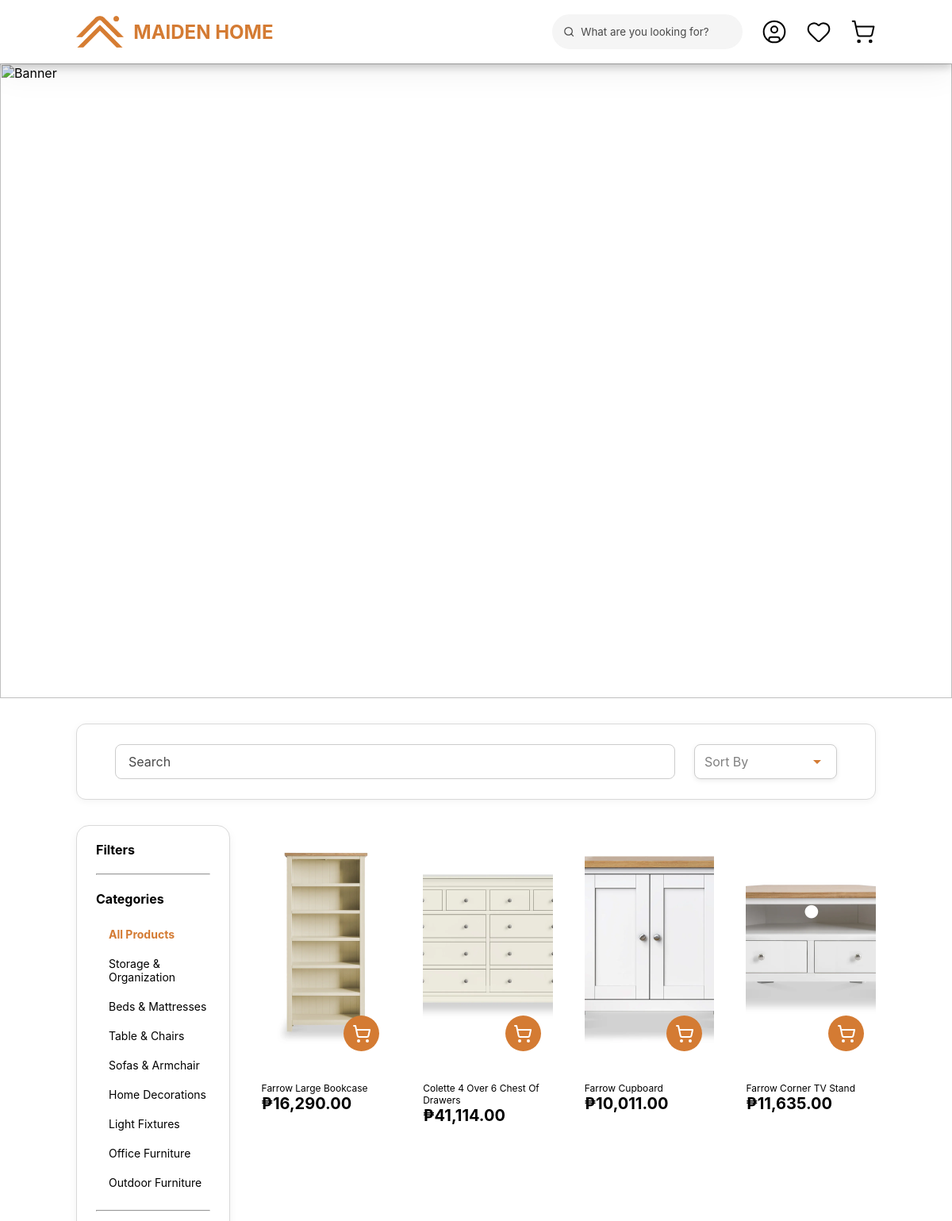
The app's page /product/index.php (upper part) with its own data.
### tables this page shows
CREATE TABLE `category` (
  `category_id` int(10) NOT NULL,
  `category_name` varchar(255) NOT NULL
);

CREATE TABLE `products` (
  `product_id` int(11) NOT NULL,
  `product_name` varchar(40) NOT NULL,
  `price` decimal(10,2) NOT NULL,
  `stocks` int(11) NOT NULL,
  `product_img` varchar(255) NOT NULL,
  `product_img2` varchar(255) NOT NULL,
  `product_img3` varchar(255) NOT NULL,
  `product_img4` varchar(255) NOT NULL,
  `product_img5` varchar(255) NOT NULL,
  `product_img_hover` varchar(255) NOT NULL,
  `category_id` int(10) NOT NULL,
  `category_name` varchar(255) NOT NULL,
  `sub_id` int(11) NOT NULL,
  `sub_name` varchar(255) NOT NULL,
  `product_description` text NOT NULL,
  `size1` varchar(255) NOT NULL,
  `size2` varchar(255) NOT NULL,
  `size3` varchar(255) NOT NULL,
  `mat1` varchar(255) NOT NULL,
  `mat2` varchar(255) NOT NULL,
  `mat3` varchar(255) NOT NULL,
  `color1` varchar(255) NOT NULL,
  `color2` varchar(255) NOT NULL,
  `color3` varchar(255) NOT NULL,
  `color1_img` varchar(255) NOT NULL,
  `color2_img` varchar(255) NOT NULL,
  `color3_img` varchar(255) NOT NULL,
  `created_at` timestamp NOT NULL DEFAULT current_timestamp()
);

### product/index.php (the view, shortened to what this page needs)
<?php
include "../includes/db.php";
$limit = 20;
$page = isset($_GET['page']) ? (int)$_GET['page'] : 1;
$offset = ($page - 1) * $limit;
$where = "";
$order_by = "p.product_id ASC";
$sql = "SELECT p.*, c.category_name, s.sub_name
        FROM products p
        JOIN category c ON p.category_id = c.category_id
        JOIN sub_category s ON p.sub_id = s.sub_id
        $where
        ORDER BY $order_by
        LIMIT $limit OFFSET $offset";
$result = mysqli_query($conn, $sql);
?>
<html>
<head>
    <link rel="stylesheet" href="product.css">
    <link rel="stylesheet" href="../css/scroll.css">
    <link rel="stylesheet" href="../css/nav-bar.css">
    <link rel="stylesheet" href="../css/footer.css">
    <link rel="stylesheet" href="../css/all.css">
</head>
<?php include "../includes/nav-bar.php" ?>
<body>
    <section class="category-banner">
        <img src="../assets/Banner.png" alt="Banner">
    </section>
    <section class="search-section">
        <div class="search-container">
            <form class="search-products">
                <input type="search" placeholder="Search">
            </form>
            <section class="sort-section">
                <select class="sort-by" onchange="location = this.value;">
                    <option value="">Sort By</option>
                </select>
            </section>
        </div>
    </section>
    <section class='grid'>
        <section class="filter">
            <div class="filter-area">
                <div class="filter-buttons">
                    <b>Filters</b>
                    <hr>
                    <b>Categories</b>
                    <ul style="padding-left: 16px;">
                        <?php
                        $activeCategory = null;
                        echo '<li><a class="'.(is_null($activeCategory) ? 'active-category' : 'category-link').'" href="../product">All Products</a></li>';
                        $cat_result = mysqli_query($conn, "SELECT * FROM category ORDER BY category_id ASC");
                        while ($cat = mysqli_fetch_assoc($cat_result)) {
                            $active = ($cat['category_id'] == $activeCategory) ? 'class="active-category"' : 'class="category-link"';
                            echo '<li><a '.$active.' href="?category_id=' . $cat['category_id'] . '">' . htmlspecialchars($cat['category_name']) . '</a></li>';
                        }
                        ?>
                    </ul>
                    <hr>
                </div>
            </div>
        </section>
        <section class="product-grid">
            <?php if (mysqli_num_rows($result) > 0): ?>
                <?php while ($row = mysqli_fetch_assoc($result)): ?>
                    <div class="product-card">
                        <div class="img-container">
                            <a href="../product-details/?product_id=<?= $row['product_id']; ?>">
                                <img src="../assets/PRODUCTS/<?= htmlspecialchars($row['product_img']); ?>" class="default-img">
                            </a>
                            <button class="add-btn">
                            </button>
                        </div>
                        <div class="product-info">
                            <p><?= htmlspecialchars($row['product_name']); ?></p>
                            <b>₱<?= number_format($row['price'], 2); ?></b>
                        </div>
                    </div>
                <?php endwhile; ?>
            <?php else: ?>
                <p>No products found in this category.</p>
            <?php endif; ?>
        </section>
    </section>
</body>
</html>

### product/product.css (style rules this page uses)
.category-banner { width: 100%; overflow: hidden; }
.category-banner img { width: 100%; object-fit: cover; }
.search-section { padding: 4vh 8vw; display: flex; justify-content: center; }
.search-container { display: flex; align-items: center; gap: 24px; padding: 0 4vw; width: 100%; height: 12vh; border: #d9d9d9 1px solid; border-radius: 12px; background: #fff; box-shadow: 0 2px 10px rgba(0,0,0,0.05); transition: .3s ease; }
.search-products { width: 100%; display: flex; align-items: center; gap: 10px; }
.search-products input { height: 44px; padding: 12px 16px; border-radius: 8px; border: 1px solid #ccc; font-size: 1rem; outline: none; transition: .3s ease; width: 100%; }
.grid { display: grid; grid-template-columns: 0.5fr 2fr; padding: 0 8vw; gap: 40px; }
.filter { padding: 20px 24px; border: #d9d9d9 solid 1px; border-radius: 16px; background: #fff; box-shadow: 0 4px 12px rgba(0,0,0,0.05); transition: .3s ease; }
.filter-buttons { display: flex; flex-direction: column; gap: 20px; }
.filter-buttons ul { display: flex; flex-direction: column; gap: 8px; }
.filter-buttons li { list-style-type: none; font-size: 14px; padding: 6px 0; transition: .3s ease; }
.filter-buttons a { text-decoration: none; transition: .3s ease; }
.sort-section { display: grid; grid-column: 1/5; }
.sort-by { color: grey; margin-left: auto; width: 180px; height: 44px; border-radius: 8px; border: 1px solid #ccc; font-size: 1rem; padding: 0 12px; appearance: none; transition: .3s ease, border-color .3s ease, box-shadow .3s ease; cursor: pointer; box-shadow: 0 2px 6px rgba(0,0,0,0.08); }
.product-grid { display: grid; grid-template-columns: 1fr 1fr 1fr 1fr; gap: 40px; }
.product-info { padding-top: 24px; }
.product-info p { font-size: 12px; }
.product-info b { font-size: 20px; }
.img-container { position: relative; border-radius: 20px; }
.img-container img { object-fit: cover; width: 100%; min-height: 300px; display: block; border-radius: 20px; transition: opacity .4s ease; }
.default-img { opacity: 1; }
.add-btn { position: absolute; bottom: 15px; right: 15px; width: 45px; height: 45px; border: none; border-radius: 50%; background: #d47b33; display: flex; align-items: center; justify-content: center; cursor: pointer; transition: .3s ease; }
.add-btn::after { content: "Add to Cart"; position: absolute; right: 55px; background: #d47b33; color: #fff; font-size: .85rem; padding: 5px 10px; border-radius: 8px; opacity: 0; white-space: nowrap; transform: translateX(10px); transition: .3s ease; }
.category-link { color: #000000; text-decoration: none; font-weight: normal; transition: font-weight 0.2s ease; }
.active-category { color: #d47b33; font-weight: bold; }

### css/nav-bar.css (style rules this page uses)
* { padding: 0; margin: 0; box-sizing: border-box; font-family: Inter, sans-serif; }
::placeholder { color: #484848; }

### css/all.css (style rules this page uses)
* { margin: 0; padding: 0; box-sizing: border-box; font-family: "Inter", sans-serif; scroll-behavior: smooth; }

### records on screen
category: category_name "Storage & Organization"
category: category_name "Beds & Mattresses"
category: category_name "Table & Chairs"
category: category_name "Sofas & Armchair"
category: category_name "Home Decorations"
category: category_name "Light Fixtures"
category: category_name "Office Furniture"
category: category_name "Outdoor Furniture"
products: product_img (picture), product_name "Farrow Large Bookcase", price "16,290.00"
products: product_img (picture), product_name "Colette 4 Over 6 Chest Of Drawers", price "41,114.00"
products: product_img (picture), product_name "Farrow Cupboard", price "10,011.00"
products: product_img (picture), product_name "Farrow Corner TV Stand", price "11,635.00"
